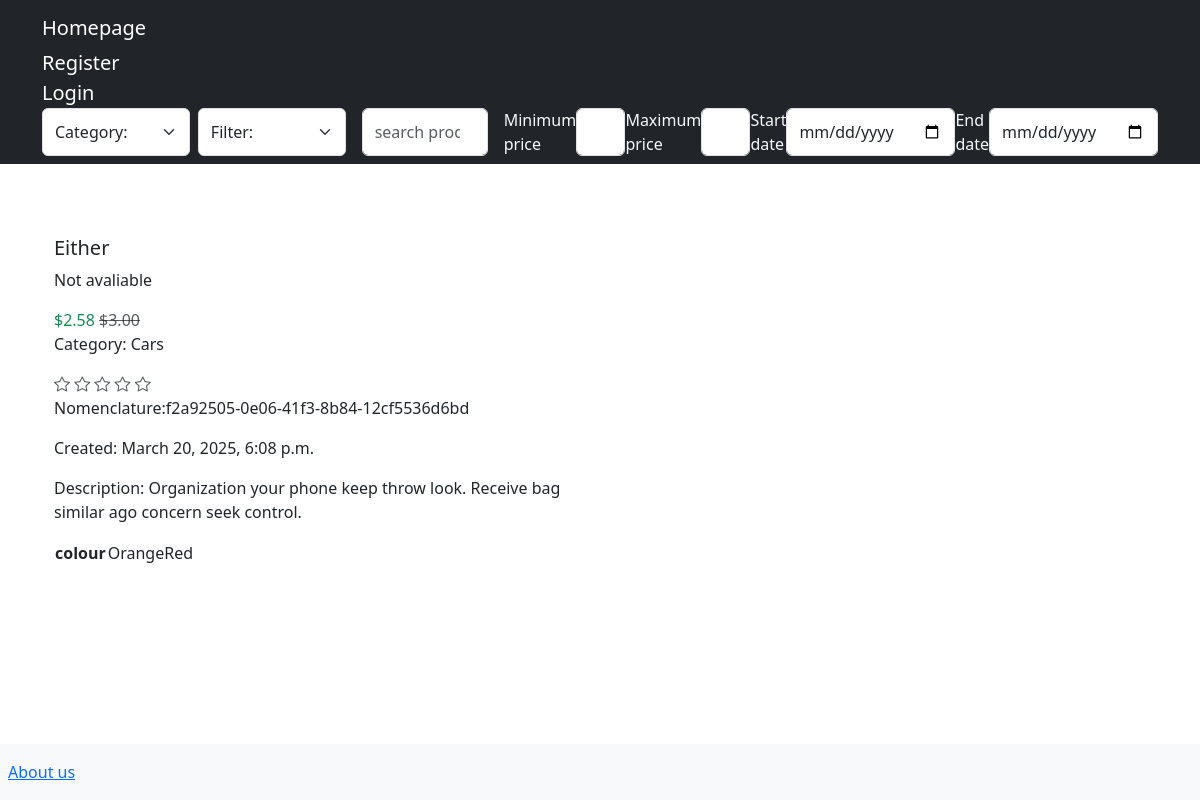
The page /shop/product/125/ on the database its author committed.
### shop/models.py (models this page shows, shortened)
class Product(models.Model):
    name = models.CharField(max_length=100)
    description = models.TextField(null=True, blank=True)
    entity = models.PositiveIntegerField(default=0)
    price = models.DecimalField(max_digits=7, decimal_places=2)
    available = models.BooleanField(default=True)
    category = models.ForeignKey(
        Category, on_delete=models.CASCADE, related_name="products"
    )
    nomenclature = models.CharField(unique=True, max_length=50)
    image_path = models.CharField(max_length=200, null=True)
    created_at = models.DateTimeField(auto_now_add=True)
    updated_at = models.DateTimeField(auto_now=True)
    rating = models.FloatField(default=0.0)
    attributes = models.JSONField(default=dict)
    discount = models.IntegerField(default=0)
    class Meta:
        ordering = ["-created_at"]
        db_table = "products"
        unique_together = ["name", "description"]

class Category(models.Model):
    name = models.CharField(max_length=100, unique=True)
    description = models.TextField(null=True, blank=True)
    created_at = models.DateTimeField(auto_now_add=True)
    def __str__(self):
        return self.name
    class Meta:
        verbose_name_plural = "Categories"
        ordering = ["name"]
        db_table = "categories"

### shop/views.py (the view)
# urls.py: path("product/<int:product_id>/", product_details, name="product_details"),
def product_details(request, product_id):
    product = get_object_or_404(Product, id=product_id)
    return render(request, "product_detail.html", {"product": product})

### shop/templatetags/math_filters.py (called while the page is built)
@register.filter
def calculate_discount(value, arg):
    discount_value = value * arg / 100
    return value - discount_value

### shop/templates/product_detail.html (shortened to what this page needs)
{% extends 'base.html' %}
{% load math_filters %}
{% block content %}
    <div class="container my-3">
        <div class="row">
            <div class="col-md-6">
            </div>
        </div>
        <div class="row">
            <div class="col-md-6">
                <h5>
                    {{ product.name }}
                </h5>
                {% if product.available %}
                    <p>Entity:{{ product.entity }}</p>
                {% else %}
                    <p>Not avaliable</p>
                {% endif %}
                {% if product.discount %}
                    <span class="text-success">
                        ${{ product.price|calculate_discount:product.discount }}
                    </span>
                    <span class="text-muted text-decoration-line-through">
                        ${{ product.price }}
                    </span>
                {% else %}
                    <p class="text-success">
                        ${{ product.price }}
                    </p>
                {% endif %}
                <p>
                    Category: {{ product.category }}
                </p>
                {% for i in "12345" %}
                    {% if forloop.counter <= product.rating %}
                        <i class="bi bi-star-fill text-warning"></i>
                    {% else %}
                        <i class="bi bi-star text-muted"></i>
                    {% endif %}
                {% endfor %}
                <p>
                    Nomenclature:{{ product.nomenclature }}
                </p>
                <p>
                    Created: {{ product.created_at }}
                </p>
            </div>
        </div>
        <div class="row">
            <div class="col-md-6">
                {% if product.description %}
                <p>
                    Description: {{ product.description }}
                </p>
                {% endif %}
            </div>
        </div>
        <div class="row">
            <div class="col-md-6">
                <table>
                    {% for key, value in product.attributes.items %}
                        <tr>
                            <th>
                                {{ key }}
                            </th>
                            <td>
                                {{ value }}
                            </td>
                        </tr>
                    {% endfor %}
                </table>
            </div>
        </div>
    </div>
{% endblock %}

### rows shown on the page
Product: name "Either", price|calculate_discount "2.58", price "3.00", category "Cars", nomenclature "f2a92505-0e06-41f3-8b84-12cf5536d6bd", created_at "March 20, 2025, 6:08 p.m.", description "Organization your phone keep throw look. Receive bag similar ago concern seek control."

### other values the page prints
{{ key }} "colour"
{{ value }} "OrangeRed"
